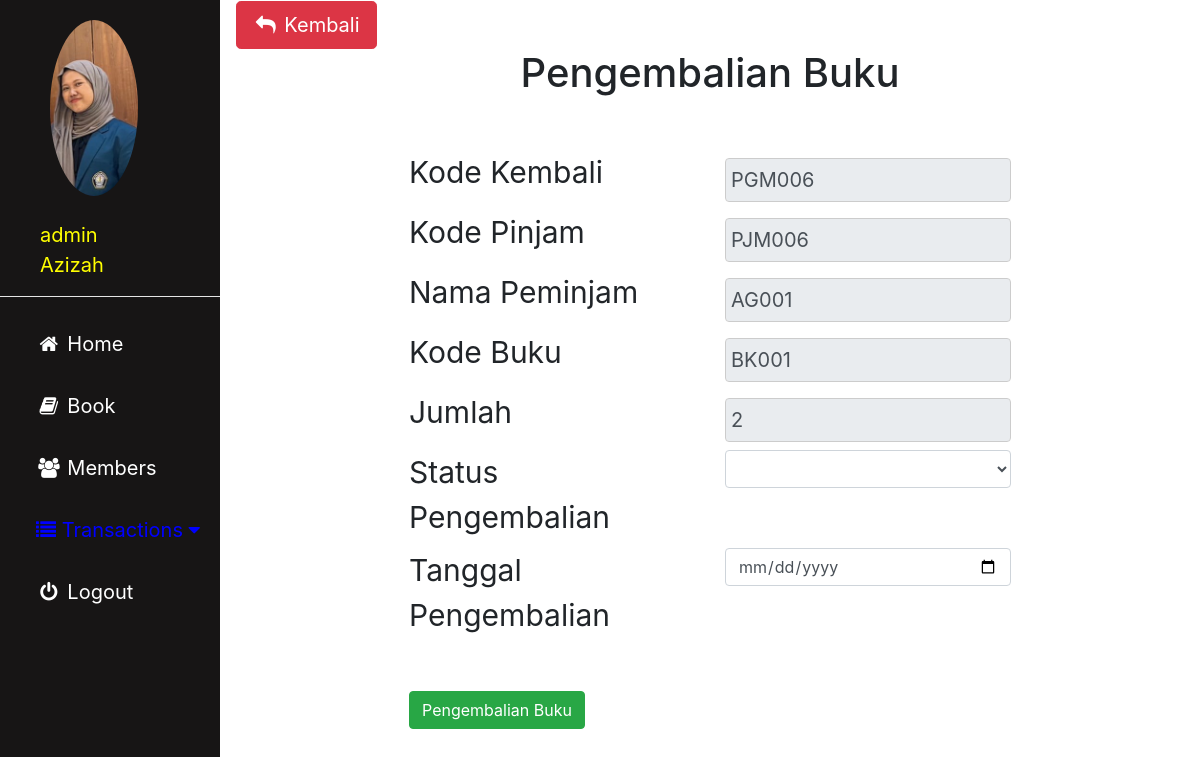
Page /admin/pengembalian_tambah.php?agung=PJM006 (signed in) on the committed database.
### tables this page shows
CREATE TABLE `peminjaman` (
  `kode_pinjam` varchar(10) NOT NULL,
  `nis` varchar(10) NOT NULL,
  `kode_buku` varchar(10) NOT NULL,
  `tgl_pinjam` date NOT NULL,
  `jumlah` int(3) NOT NULL,
  `status_pinjam` varchar(30) DEFAULT NULL,
  `status` varchar(20) DEFAULT NULL
);

### admin/pengembalian_tambah.php (the view, shortened to what this page needs)
<?php
include'sidebar.php';
 ?>
 <link rel="stylesheet" href="../img/csskonten.css">
 <link rel="stylesheet" href="../css/bootstrap.css">
 <?php
 $metode = $_GET['agung'];
 $edit = $koneksi -> prepare("SELECT * FROM peminjaman WHERE kode_pinjam = :kode");
 $edit -> bindParam(':kode', $metode);
 $edit -> execute();
 $hasil = $edit -> fetch();
 ?>
 <div class="main">
   <button type="button" name="button" onclick="history.back(-1)" class="btn btn-danger btn-lg"><i class="fa fa-fw fa-reply"></i> Kembali</button>
   <?php
    $sql = $koneksi -> prepare("SELECT max(kode_kembali) as kd_kembali FROM pengembalian");
    $sql -> execute();
    $hsl = $sql -> fetch();
    $kode = $hsl['kd_kembali'];
    $nourut = (int) substr($kode, 3, 3);
    $nourut++;
    $char = "PGM";
    $new = $char . sprintf("%03s", $nourut);
   ?>
   <div class="container col-md-8">
     <h1 align=center>Pengembalian Buku</h1>
     <br>
     <form action="pengembalian_proses.php?prabowo=tambah" method="post">
       <div class="row">
         <div class="col">
           <label for="kode">Kode Kembali</label>
         </div>
         <div class="col">
           <input type="text" class="form-control" name="kd_kembali" value="<?php echo $new; ?>" readonly>
         </div>
       </div>
       <div class="row">
         <div class="col">
           <label for="kode">Kode Pinjam</label>
         </div>
         <div class="col">
           <input type="text" class="form-control" name="kd_pinjam" value="<?php echo $hasil['kode_pinjam']; ?>" readonly>
         </div>
       </div>
       <div class="row">
         <div class="col">
           <label for="kode">Nama Peminjam</label>
         </div>
         <div class="col">
           <input type="text" class="form-control" name="nis" value="<?php echo $hasil['nis']; ?>" readonly>
         </div>
       </div>
       <div class="row">
         <div class="col">
           <label for="kode">Kode Buku</label>
         </div>
         <div class="col">
           <input type="text" class="form-control" name="kd_buku" value="<?php echo $hasil['kode_buku']; ?>" readonly>
         </div>
       </div>
       <div class="row">
         <div class="col">
           <label for="kode">Jumlah</label>
         </div>
         <div class="col">
           <input type="text" class="form-control" name="jumlah" value="<?php echo $hasil['jumlah']; ?>" readonly>
         </div>
       </div>
       <div class="row">
         <div class="col">
           <label for="kode">Status Pengembalian</label>
         </div>
         <div class="col">
           <select class="form-control" name="status_kembali">
             <option></option>
             <option>Dikembalikan</option>
           </select>
         </div>
       </div>
       <div class="row">
         <div class="col">
           <label for="kode">Tanggal Pengembalian</label>
         </div>
         <div class="col">
           <input type="date" class="form-control" name="tgl_kembali">
         </div>
       </div>
       <br>
       <button type="submit" class="btn btn-success">Pengembalian Buku</button>
     </form>
   </div>
 </div>

### img/cssadmin.css (style rules this page uses)
body { margin: 0; font-family: "Lato", sans-serif; }

### img/csskonten.css (style rules this page uses)
.main { margin-left: 220px; padding: 1px 16px; height: 100%; font-size: 30px; }
input[type=text], input[type=password], select { width: 100%; padding: 5px 5px; margin: 8px 0; display: inline-block; border: 1px solid #ccc; box-sizing: border-box; font-size: 20px; }

### rows in the picture
peminjaman: kd_pinjam "PJM006", nis "AG001", kd_buku "BK001", jumlah "2"

### other values in the picture
$_SESSION['username']['id'] "admin"
$_SESSION['username']['nama'] "Azizah"
